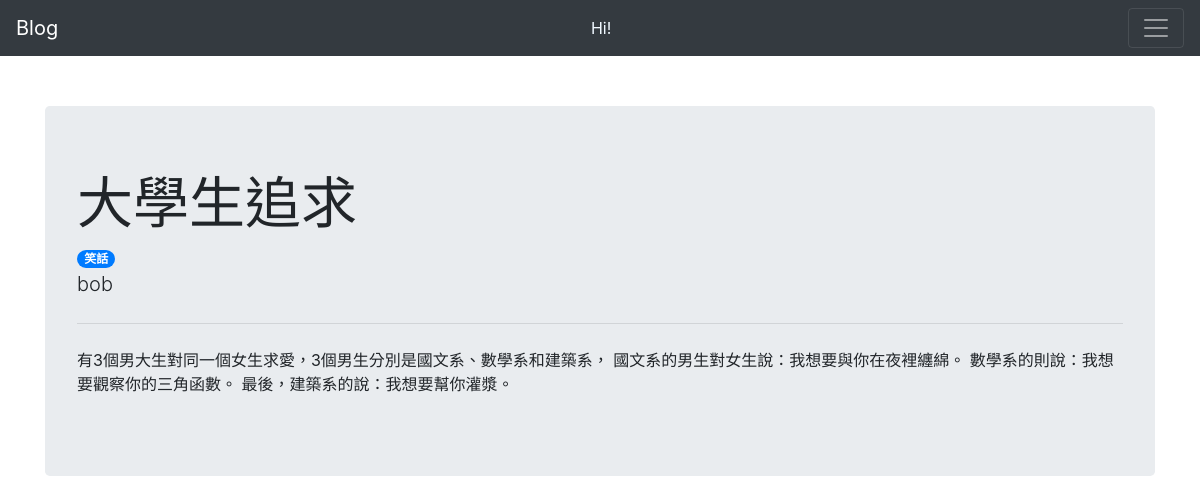
Before: / with the older database file.
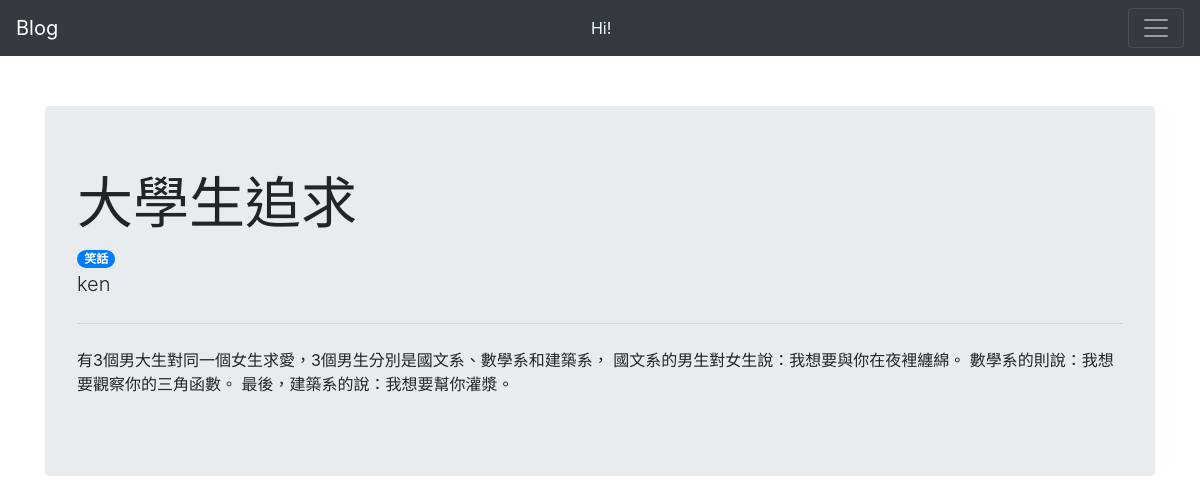
After: the same page with the newer database file.
### blog/models.py (models this page shows, shortened)
class Article(models.Model):
    content = models.TextField(u'Content')
    title = models.CharField(u'Title', max_length=50)
    category = models.ForeignKey('Category',on_delete=models.CASCADE, blank=True, null=True)
    account = models.ForeignKey('User',on_delete=models.CASCADE, blank=True, null=True)

class Category(models.Model):
    name = models.CharField(u'Name', max_length=50)

class User(models.Model):
    username = models.CharField(u'Username', max_length=50)
    account = models.CharField(u'Account', max_length=50)
    password = models.CharField(u'Password', max_length=255)

### blog/views.py (the view)
# urls.py: path('',index),
def index(request):
    context          = {}
    if request.session.get('is_login',None): #檢查session確定是否登入，不允許重複登入
        context['user'] =request.session.get('user_name')
        context['href1']='logout'
        context['href2']='manage'
        context['link1']='登出'
        context['link2']='管理'
    else:
        context['user'] =''
        context['href1']='login'
        context['href2']='register'
        context['link1']='登入'
        context['link2']='註冊'
    article_set = []
    for a in Article.objects.all():
        arti = a
        article_set.append(arti)
    context['article'] = article_set
    return render(request, 'index.html', context)

### templates/index.html
{%extends "base.html" %}
{% block mainbody %}
    {% for arti in article %}
        <div class="jumbotron">
        <h1 class="display-4">{{ arti.title }}</h1>
        <span class="badge badge-pill badge-primary">{{ arti.category.name }}</span>
        <p class="lead">{{ arti.account.username }}</p>
        <hr class="my-4">
        <p>{{ arti.content }}</p>
        </div>
    {% endfor %}
{% endblock %}

### templates/base.html (shortened to what this page needs)
{% load static from staticfiles %} {% static "css/homestyle.css" as css %}
<!DOCTYPE html>
<html lang="zh-TW">
<head>
    <link rel="stylesheet" href="https://stackpath.bootstrapcdn.com/bootstrap/4.1.1/css/bootstrap.min.css">
    <link rel="stylesheet" type="text/css" href="{{ css }}">
</head>
<body>
    <nav class="navbar navbar-dark bg-dark">
        <a class="navbar-brand" href="#">
            Blog
        </a>
        <div style="color:aliceblue;">Hi! {{ user }}</div>
        <button class="navbar-toggler" type="button" data-toggle="collapse" data-target="#navbarNav" aria-controls="navbarNav" aria-expanded="false" aria-label="Toggle navigation">
                <span class="navbar-toggler-icon"></span>
        </button>
    </nav>
    <div class="container">
    {% block mainbody %}
    {% endblock %}
    </div>
</body>
</html>

### static/css/homestyle.css (style rules this page uses)
.container { margin-top: 50px; }

Changed rows visible on the page:
changed Article "大學生追求": account.username "bob" → "ken"
